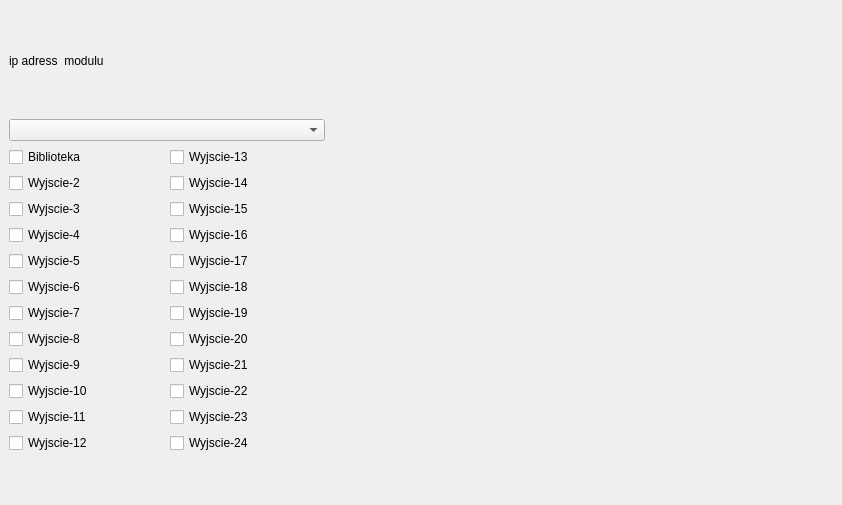
<?xml version="1.0" encoding="UTF-8"?>
<ui version="4.0">
 <class>Dialog</class>
 <widget class="QDialog" name="Dialog">
  <property name="geometry">
   <rect>
    <x>0</x>
    <y>0</y>
    <width>842</width>
    <height>505</height>
   </rect>
  </property>
  <property name="contextMenuPolicy">
   <enum>Qt::NoContextMenu</enum>
  </property>
  <property name="windowTitle">
   <string>Dialog</string>
  </property>
  <property name="modal">
   <bool>true</bool>
  </property>
  <widget class="QWidget" name="layoutWidget">
   <property name="geometry">
    <rect>
     <x>9</x>
     <y>9</y>
     <width>316</width>
     <height>444</height>
    </rect>
   </property>
   <layout class="QGridLayout" name="gridLayout">
    <item row="3" column="0">
     <layout class="QGridLayout" name="gridLayout_2">
      <item row="1" column="0">
       <widget class="QCheckBox" name="WY1">
        <property name="text">
         <string>Biblioteka</string>
        </property>
       </widget>
      </item>
      <item row="1" column="1">
       <widget class="QCheckBox" name="WY13">
        <property name="text">
         <string>Wyjscie-13</string>
        </property>
       </widget>
      </item>
      <item row="2" column="0">
       <widget class="QCheckBox" name="WY2">
        <property name="text">
         <string>Wyjscie-2</string>
        </property>
       </widget>
      </item>
      <item row="9" column="0">
       <widget class="QCheckBox" name="WY9">
        <property name="text">
         <string>Wyjscie-9</string>
        </property>
       </widget>
      </item>
      <item row="2" column="1">
       <widget class="QCheckBox" name="WY14">
        <property name="text">
         <string>Wyjscie-14</string>
        </property>
       </widget>
      </item>
      <item row="3" column="0">
       <widget class="QCheckBox" name="WY3">
        <property name="text">
         <string>Wyjscie-3</string>
        </property>
       </widget>
      </item>
      <item row="3" column="1">
       <widget class="QCheckBox" name="WY15">
        <property name="text">
         <string>Wyjscie-15</string>
        </property>
       </widget>
      </item>
      <item row="4" column="0">
       <widget class="QCheckBox" name="WY4">
        <property name="text">
         <string>Wyjscie-4</string>
        </property>
       </widget>
      </item>
      <item row="4" column="1">
       <widget class="QCheckBox" name="WY16">
        <property name="text">
         <string>Wyjscie-16</string>
        </property>
       </widget>
      </item>
      <item row="5" column="0">
       <widget class="QCheckBox" name="WY5">
        <property name="text">
         <string>Wyjscie-5</string>
        </property>
       </widget>
      </item>
      <item row="5" column="1">
       <widget class="QCheckBox" name="WY17">
        <property name="text">
         <string>Wyjscie-17</string>
        </property>
       </widget>
      </item>
      <item row="6" column="0">
       <widget class="QCheckBox" name="WY6">
        <property name="text">
         <string>Wyjscie-6</string>
        </property>
       </widget>
      </item>
      <item row="6" column="1">
       <widget class="QCheckBox" name="WY18">
        <property name="text">
         <string>Wyjscie-18</string>
        </property>
       </widget>
      </item>
      <item row="7" column="0">
       <widget class="QCheckBox" name="WY7">
        <property name="text">
         <string>Wyjscie-7</string>
        </property>
       </widget>
      </item>
      <item row="7" column="1">
       <widget class="QCheckBox" name="WY19">
        <property name="text">
         <string>Wyjscie-19</string>
        </property>
       </widget>
      </item>
      <item row="8" column="0">
       <widget class="QCheckBox" name="WY8">
        <property name="text">
         <string>Wyjscie-8</string>
        </property>
       </widget>
      </item>
      <item row="8" column="1">
       <widget class="QCheckBox" name="WY20">
        <property name="text">
         <string>Wyjscie-20</string>
        </property>
       </widget>
      </item>
      <item row="9" column="1">
       <widget class="QCheckBox" name="WY21">
        <property name="text">
         <string>Wyjscie-21</string>
        </property>
       </widget>
      </item>
      <item row="10" column="0">
       <widget class="QCheckBox" name="WY10">
        <property name="text">
         <string>Wyjscie-10</string>
        </property>
       </widget>
      </item>
      <item row="10" column="1">
       <widget class="QCheckBox" name="WY22">
        <property name="text">
         <string>Wyjscie-22</string>
        </property>
       </widget>
      </item>
      <item row="11" column="0">
       <widget class="QCheckBox" name="WY11">
        <property name="text">
         <string>Wyjscie-11</string>
        </property>
       </widget>
      </item>
      <item row="11" column="1">
       <widget class="QCheckBox" name="WY23">
        <property name="text">
         <string>Wyjscie-23</string>
        </property>
       </widget>
      </item>
      <item row="12" column="0">
       <widget class="QCheckBox" name="WY12">
        <property name="text">
         <string>Wyjscie-12</string>
        </property>
       </widget>
      </item>
      <item row="12" column="1">
       <widget class="QCheckBox" name="WY24">
        <property name="text">
         <string>Wyjscie-24</string>
        </property>
       </widget>
      </item>
     </layout>
    </item>
    <item row="0" column="0">
     <widget class="QLabel" name="ipadress">
      <property name="text">
       <string>ip adress  modulu</string>
      </property>
     </widget>
    </item>
    <item row="2" column="0">
     <widget class="QComboBox" name="comboBox"/>
    </item>
   </layout>
  </widget>
 </widget>
 <resources/>
 <connections/>
</ui>
